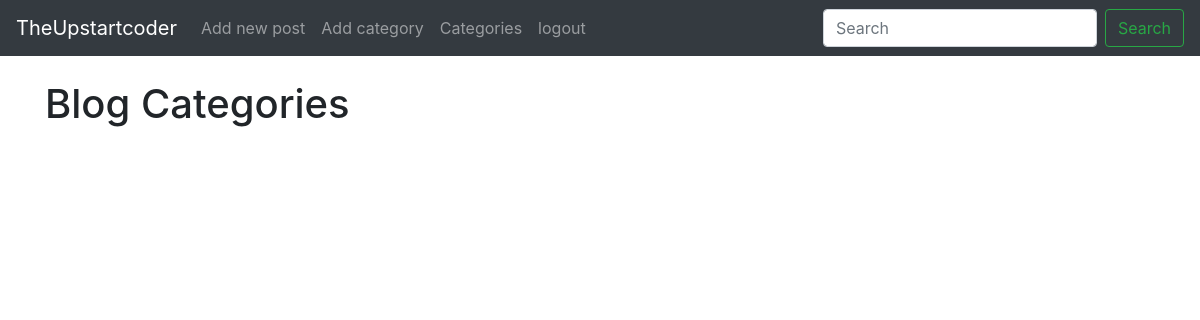
Before: /category-list (signed in) with the older database file.
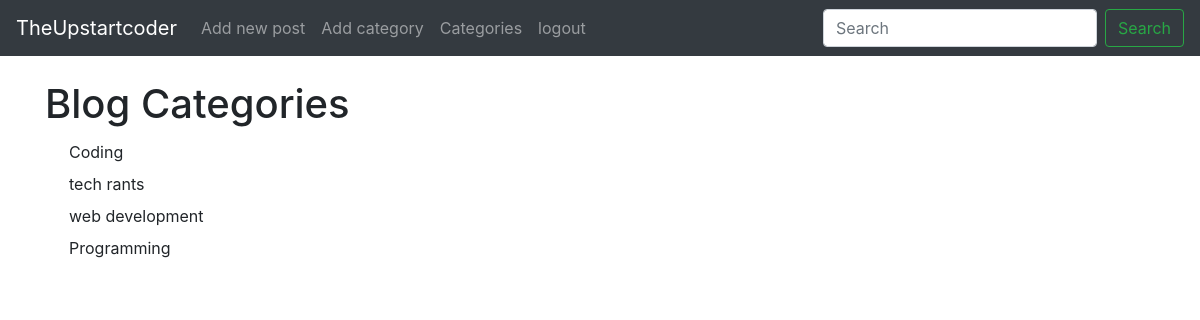
After: the same page with the newer database file.
### myblog/models.py (models this page shows, shortened)
class Category(models.Model):
    name = models.CharField(max_length=255)
    def __str__(self):
        return self.name

### myblog/views.py (the view)
# urls.py: path('category-list', category_list_view, name='category-list'),
def category_list_view(request):
    cat_menu_list = Category.objects.all()
    return render(request, 'category_list.html', {'cat_menu_list': cat_menu_list})

### myblog/templates/category_list.html (shortened to what this page needs)
{% extends 'base.html' %}
{% block content %}
<h1>Blog Categories</h1>
{% for item in cat_menu_list %}
    <a class="dropdown-item" href="{% url 'category' item|slugify %}">{{ item }}</a>
{% endfor %}
{% endblock %}

### myblog/templates/base.html (shortened to what this page needs)
<!doctype html>
<html lang="en">
  <head>
    <link rel="stylesheet" href="https://stackpath.bootstrapcdn.com/bootstrap/4.3.1/css/bootstrap.min.css">
  </head>
  <body>
    {% include 'navbar.html' %}
    <br>
    <div class = 'container'>
        {% block content %}
        {% endblock %}
    </div>
  </body>
</html>

### myblog/templates/navbar.html (shortened to what this page needs)
<nav class="navbar navbar-expand-lg navbar-dark bg-dark">
    <a class="navbar-brand" href="{% url 'home' %}">TheUpstartcoder</a>
    <div class="collapse navbar-collapse" id="navbarSupportedContent">
      <ul class="navbar-nav mr-auto">
          {% if user.is_authenticated %}
            <li class="nav-item">
              <a class="nav-link" href="{% url 'add_post' %}">Add new post</a>
            </li>
            {% if user.is_superuser %}
              <li class="nav-item">
                <a class="nav-link" href="{% url 'add_category' %}">Add category</a>
              </li>
            {% endif %}
          {% endif %}
        {% if cat_menu %}
        <li class="nav-item dropdown">
          <a class="nav-link dropdown-toggle" href="#" id="navbarDropdown" role="button" data-toggle="dropdown" aria-haspopup="true" aria-expanded="false">
            Categories
          </a>
          <div class="dropdown-menu" aria-labelledby="navbarDropdown">
            {% for item in cat_menu %}
              <a class="dropdown-item" href="{% url 'category' item|slugify %}">{{ item }}</a>
            {% endfor %}
          </div>
        </li>
        {% else %}
          <li class="nav-item">
            <a class="nav-link" href="{% url 'category-list' %}">Categories</a>
          </li>
        {% endif %}
        {% if user.is_authenticated %}
        <li class="nav-item">
          <a class="nav-link" href="{% url 'logout' %}">logout</a>
        </li>
        {% endif %}
      </ul>
      <form class="form-inline my-2 my-lg-0">
        <input class="form-control mr-sm-2" type="search" placeholder="Search" aria-label="Search">
        <button class="btn btn-outline-success my-2 my-sm-0" type="submit">Search</button>
      </form>
    </div>
  </nav>

Changed rows visible on the page:
added Category: name "Coding"
added Category: name "tech rants"
added Category: name "web development"
added Category: name "Programming"
